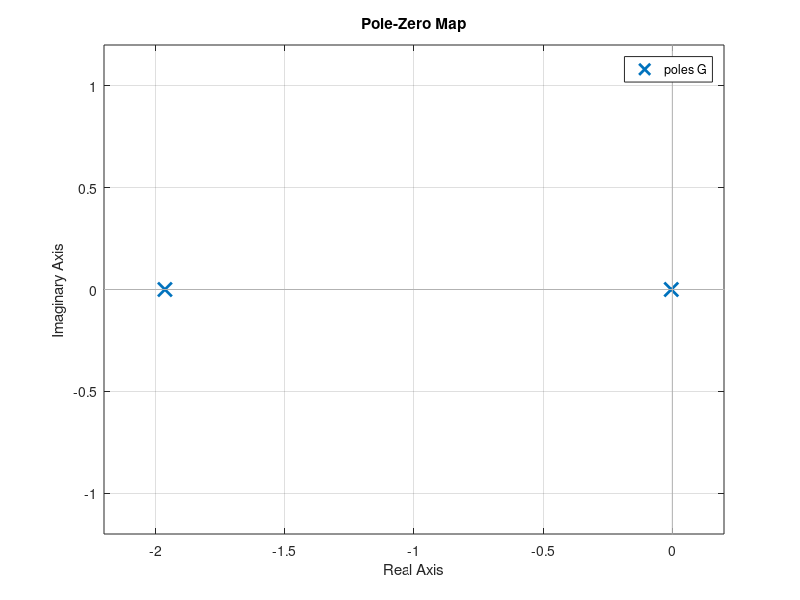
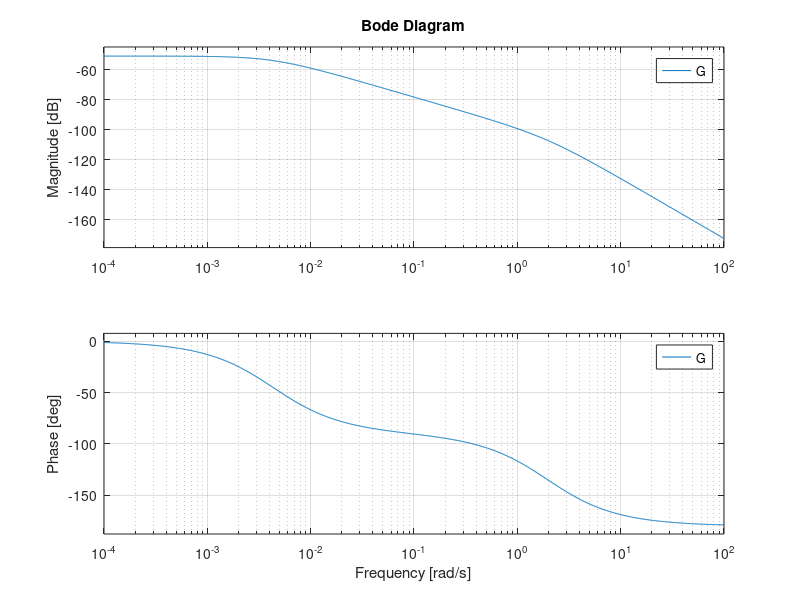

The MATLAB script that drew these images, in order: (Note: this script raises an error after producing the figures.)
% Progetto controllo di un riscaldatore elettrico
% Giacomo Nobili
% Federico Raffoni
% Marco Roca

close all; clear all; clc;

% parametri del sistema
h_R   = 50;          %  coefficiente di convezione tra riscaldatore e aria [W/(m2 C°)]
A_R   = 0.09;        %  area di scambio termico tra riscaldatore e aria [m2]
c_R   = 823.6;       %  calore specifico del riscaldatore [J/(kg C°)]
c_A   = 1010;        %  calore specifico dell'aria [J/(kg C°)]
m_R   = 1.542;       %  massa del riscaldatore [kg];
m_A   = 0.1041;      %  massa dell'aria [kg]
m_A_dot = 0.2;       %  portata massica dell'aria [kg/s].
T_in    = 25;        %  temperatura dell'aria in ingresso (costante) [C°]
K   = 2e-3;          %  coefficiente di variazione della resistenza con la temperatura  [1/C°]
T_R_e   = 200;       %  temperatura del riscaldatore di equilibrio [C°];
T_out_e = 28.8136;   %  temperatura dell'aria in uscita dal riscaldatore di equilibrio [C°]

%%%%%%%%%%%%%%%%%%%%%%%%%%%%%%%%%%%%%%%%%%%%%%%%%%%%%%%%%%%%%%%%%%%%%%%%%%%%%%%%%%%%%%%%%%%%%%%%%%%
%% Punto 1

% Coppia di equilibrio
x_e = [T_R_e; T_out_e];
u_e = (h_R*A_R)*(x_e(1) - x_e(2))*(1 + K*x_e(1));

% Linearizzazione del sistema non lineare nell'equilibrio (x_e, u_e)
% δx˙ = Aδx + Bδu
% Matrice A
A1 = -(h_R*A_R)/(m_R*c_R)-(1/(m_R*c_R)*u_e*K)/(1+K*x_e(1))^2;   % df1/dx1
A2 = (h_R*A_R)/(m_R*c_R);                                       % df1/dx2
A3 = (h_R*A_R)/(m_A*c_A);                                       % df2/dx1
A4 = -m_A_dot/m_A-(h_R*A_R)/(m_A*c_A);                          % df2/dx2

A = [A1 A2; A3 A4];                                             % matrice 2x2

% Matrice B
B1 = (1/(m_R*c_R))/(1+K*x_e(1));                                % df1/du
B2 = 0;                                                         % df2/du

B = [B1; B2];                                                   % matrice 2x1

% δy = Cδx + Dδu, 
% Matrice C
C1 = 0;                                                         % dh/dx1
C2 = 1;                                                         % dh/dx2

C = [C1 C2];                                                    % matrice 1x2

% Matrice D
D = 0;                                                          % dh/du

% Modello
modello = ss(A, B, C, D);

%%%%%%%%%%%%%%%%%%%%%%%%%%%%%%%%%%%%%%%%%%%%%%%%%%%%%%%%%%%%%%%%%%%%%%%%%%%%%%%%%%%%%%%%%%%%%%%%%%%
%% Punto 2
% Funzione di trasferimento G(s) tale che δY (s) = G(s)δU(s)
G = tf(modello);

% Poli di G(s)
p = pole(G);
fprintf("I poli di G:\n");
disp(p);

% Zeri di G(s) (NON NE HA)
z = zero(G);
fprintf("Gli zeri di G:\n");
disp(z);                   

% Poli e zeri nel piano complesso
figure("Name","Poli e Zeri");
pzmap(G);

% Diagrammi di Bode della G
figure("Name","Diagramma di Bode di G(s)");
bode(G);

%%%%%%%%%%%%%%%%%%%%%%%%%%%%%%%%%%%%%%%%%%%%%%%%%%%%%%%%%%%%%%%%%%%%%%%%%%%%%%%%%%%%%%%%%%%%%%%%%%%
%% Punto 3
% Design del regolatore statico

% Parametri
e_star = 0.001;         % errore a regime massimo
W_star = 50;            % w(t) = W · 1(t) con W <= 50  
D_star = 2;             % d(t) = D · 1(t) con D <= 2

Mf_star_iniziale = 40;  % margine di fase minimo imposto
S_star = 18;            % sovraelongazione percentuale massima
T_star = 0.3;           % tempo di assestamento alla ϵ% = 1% massimo (s)

A_d = 60;               % attenuazione disturbo in uscita (dB)
omega_d_min = 1e-10;    % limite inferiore range di pulsazioni di d(t), idealmente 0, concretamente 10^-10, altrimenti matlab non riuscirebbe ad arrivare a -infinito 
omega_d_max = 0.1;      % limite superiore range di pulsazioni di d(t)

A_n = 40;               % attenuazione disturbo di misura (dB)
omega_n_min = 1e3;      % limite inferiore range di pulsazioni di n(t)
omega_n_max = 1e6;      % limite superiore range di pulsazioni di n(t)

Mf_min = 100*abs(log(S_star/100))/sqrt(pi^2 + log(S_star/100)^2);   % Mf_min imposto da S_star
Mf_star = max(Mf_min,Mf_star_iniziale);                             % Mf_star come massimo tra quello imposto dal progetto e quello imposto da S_star
omega_c_min = 460/Mf_star/T_star;                                   % vincolo sulla omega_c minima dato da Mf_min e T_star


% Guadagno statico minimo imposto dall'errore a regime
mu_error = (W_star+D_star)/e_star;                  % guadagno statico minimo imposto da e_star
mu_s_error = mu_error/abs(evalfr(G,0));             % (guadagno della R_s) = (guadagno minimo imposto da e_star)/(guadagno statico di G nell'origine)

% Guadagno statico minimo imposto dal disturbo in uscita
mu_dist = 10^(A_d/20);                              % guadagno statico minimo imposto dal disturbo -> da dB a forma lineare (formula inversa di 20log10())
mu_s_dist = mu_dist/abs(evalfr(G,1j*omega_d_max));  % (guadagno della R_s) = (guadagno minimo imposto da d(t))/(guadagno statico nella pulsazione più critica -> dove l'ampiezza è minore)

% Vediamo quale vincolo è più forte
mu_s = max(mu_s_error, mu_s_dist);

% Regolatore statico
R_s = mu_s;

% Sistema esteso
G_estesa = R_s*G;

% solo per visualizzione, pulsazione minima e massima
omega_plot_min = 1e-4;          % in realtà sarebbe 0, ma matlab non riesce a renderizzare fino a -infinito
omega_plot_max = omega_n_max;


figure("Name","Diagramma di Bode di G_estesa(s)");
hold on;

% Mapping specifiche sul diagramma di Bode (modulo)
patch_d_x = [omega_d_min;omega_d_min;omega_d_max; omega_d_max];
patch_d_y = [-200;A_d;A_d;-200];
patch(patch_d_x,patch_d_y,'r','FaceAlpha',0.1);

patch_n_x = [omega_n_min;omega_n_min;omega_n_max; omega_n_max];
patch_n_y = [-A_n;200;200;-A_n];
patch(patch_n_x,patch_n_y,'r','FaceAlpha',0.1);

patch_omega_c_x = [omega_plot_min;omega_plot_min;omega_c_min; omega_c_min];
patch_omega_c_y = [-200;0;0;-200];
patch(patch_omega_c_x,patch_omega_c_y,'r','FaceAlpha',0.1);

margin(G_estesa,{omega_plot_min,omega_plot_max});           % Diagrammi di Bode della G_estesa
grid on; zoom on;

% Mapping specifiche sul diagramma di Bode (fase)
patch_Mf_x = [omega_c_min; omega_c_min; omega_n_min; omega_n_min];
patch_Mf_y = [-270; -180+Mf_star; -180+Mf_star; -270];
patch(patch_Mf_x,patch_Mf_y,'r','FaceAlpha',0.1);

%% Design del regolatore dinamico
% Parametri
epsilon = 8;  % margine di sicurezza della fase

omega_c_star = 70;                                     %  valore arbitrario > omega_c_min
M_star = 1/abs(evalfr(G_estesa,1j*omega_c_star));      % margine rispetto a Mf_min
phi_star = Mf_star + epsilon - 180 - rad2deg(angle(evalfr(G_estesa,1j*omega_c_star))) ;

% Rete anticipatrice -- formule di inversione
tau_anticipatrice       = (M_star - cosd(phi_star))/(omega_c_star*sind(phi_star));
alpha_tau_anticipatrice = (cosd(phi_star) - 1/M_star)/(omega_c_star*sind(phi_star));


if min(tau_anticipatrice,alpha_tau_anticipatrice) < 0
    fprintf('Valori negativi\n');
    return;
end


s = tf('s');
R_d_anticipatrice = (1+tau_anticipatrice*s)/(1+alpha_tau_anticipatrice*s); 

R = R_d_anticipatrice*R_s;
L = G * R;


figure("Name","Diagramma di Bode di L(s)");
hold on;

patch_d_x = [omega_d_min;omega_d_min;omega_d_max; omega_d_max];
patch_d_y = [-200;A_d;A_d;-200];
patch(patch_d_x,patch_d_y,'r','FaceAlpha',0.1);

patch_n_x = [omega_n_min;omega_n_min;omega_n_max; omega_n_max];
patch_n_y = [-A_n;200;200;-A_n];
patch(patch_n_x,patch_n_y,'r','FaceAlpha',0.1);

patch_omega_c_x = [omega_plot_min;omega_plot_min;omega_c_min; omega_c_min];
patch_omega_c_y = [-200;0;0;-200];
patch(patch_omega_c_x,patch_omega_c_y,'r','FaceAlpha',0.1);

margin(L,{omega_plot_min,omega_plot_max});           % Diagrammi di Bode della G_estesa
grid on; zoom on;

% Mapping specifiche sul diagramma di Bode (fase)

patch_Mf_x = [omega_c_min; omega_c_min; omega_n_min; omega_n_min];
patch_Mf_y = [-270; -180+Mf_star; -180+Mf_star; -270];
patch(patch_Mf_x,patch_Mf_y,'r','FaceAlpha',0.1);

%%%%%%%%%%%%%%%%%%%%%%%%%%%%%%%%%%%%%%%%%%%%%%%%%%%%%%%%%%%%%%%%%%%%%%%%%%%%%%%%%%%%
%% Punto 4

% Check prestazioni in anello chiuso

% Funzione di sensitività complementare
F = L/(1+L);

% Ingresso di riferimento
W = 50;
figure("Name", "Risposta a gradino di F(s)");
T_simulation = 2*T_star;
[y_step,t_step] = step(W*F, T_simulation);
plot(t_step,y_step,'b');
grid on, zoom on, hold on;

LV = evalfr(W*F,0); % LV è il valore a cui la risposta y_step si assesterà nel tempo

% vincolo sovraelongazione
patch([0,T_simulation,T_simulation,0],[LV*(1+S_star/100),LV*(1+S_star/100),LV*2,LV*2],'r','FaceAlpha',0.3,'EdgeAlpha',0.5);

% vincolo tempo di assestamento all'1%
patch([T_star,T_simulation,T_simulation,T_star],[LV*(1-0.01),LV*(1-0.01),0,0],'g','FaceAlpha',0.1,'EdgeAlpha',0.5);
patch([T_star,T_simulation,T_simulation,T_star],[LV*(1+0.01),LV*(1+0.01),LV*2,LV*2],'g','FaceAlpha',0.1,'EdgeAlpha',0.1);

Legend_step = ["Risposta al gradino"; "Vincolo sovraelongazione"; "Vincolo tempo di assestamento"];
legend(Legend_step);

%% Check disturbo in uscita

% Funzione di sensitività
S = 1/(1+L);

omega_d = 0.02;
t = 0:1e-2:6e2;
% Disturbo:
d = zeros(size(t));
for k = 1:4
    d = d + 0.8 * sin(omega_d * k * t); 
end

figure("Name","Risposta a disturbo d(t)");
y_d = lsim(S,d,t);
hold on, grid on, zoom on
plot(t,d,'m')
plot(t,y_d,'b')
grid on
legend('d(t)','y_d(t)')

%% Check disturbo di misura

omega_n = 10^5;
t = 0:1e-5:2*1e-3;
% Rumore ad alta frequenza
n = zeros(size(t));
for k = 1:4
    n = n + 0.5 * sin(omega_n * k * t); 
end
figure("Name", "Risposta a disturbo n(t)");
y_n = lsim(-F,n,t);
hold on, grid on, zoom on
plot(t,n,'m')
plot(t,y_n,'b')
grid on
legend('n(t)','y_n(t')
